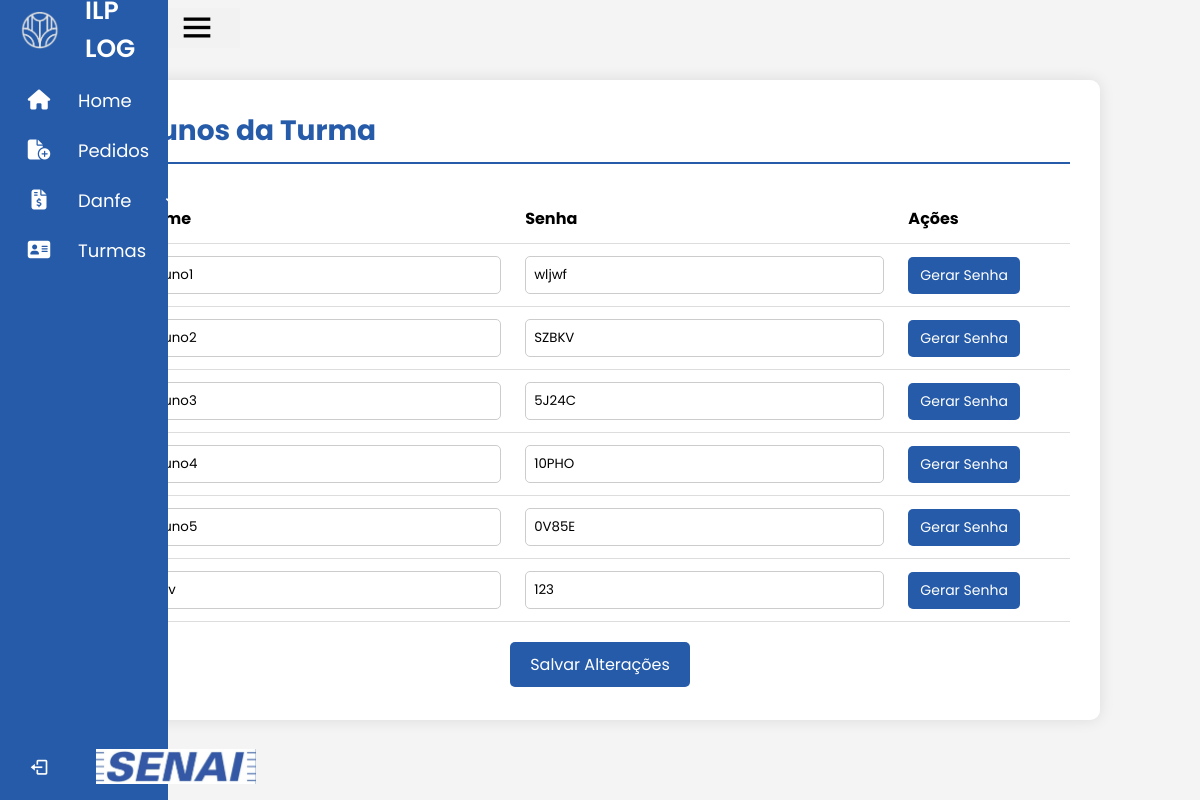
/SENAI_LOGISTICA/homeProf/turmas/alunos.php?turma_id=24 (signed in), run on an earlier commit of the app's database.
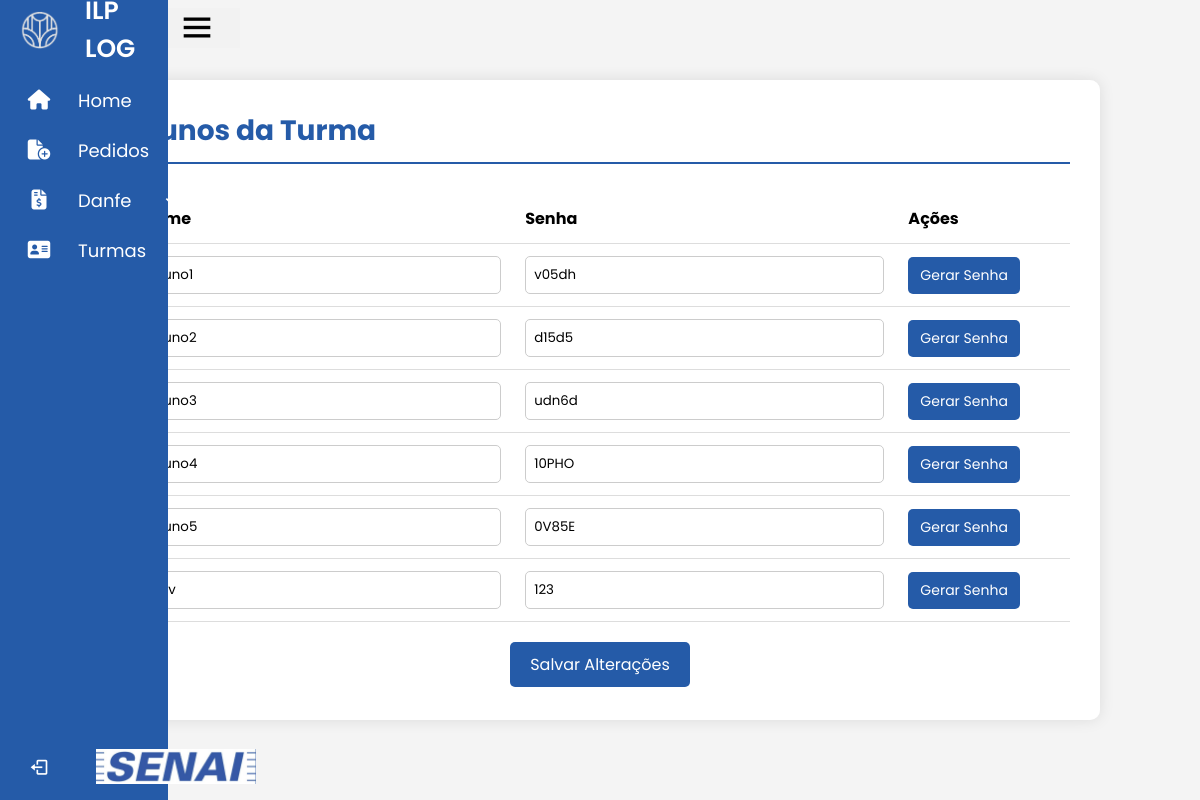
And on a later commit of the database.
### tables this page shows
CREATE TABLE `alunos` (
  `id` int(11) NOT NULL,
  `nome` varchar(60) NOT NULL,
  `senha` varchar(255) NOT NULL,
  `turma_id` int(11) NOT NULL
);

### SENAI_LOGISTICA/homeProf/turmas/alunos.php (the view, shortened to what this page needs)
<?php
include "../../sidebarPROF.php";
$hostname = "127.0.0.1";
$user = "root";
$password = "root";
$database = "senai";
$conexao = new mysqli($hostname, $user, $password, $database);
$turma_id = $_GET['turma_id'] ?? '';
$sql = "SELECT * FROM `alunos` WHERE `turma_id` = '$turma_id'";
$resultado = $conexao->query($sql);
?>
<!DOCTYPE html>
<html lang="en">
<head>
</head>
<body>
    <div class="container">
        <div class="header">
        <h1>Alunos da Turma</h1>
        </div>
        <form method="post" action="salvar_alunos.php">
            <div class="divTable">
                <table>
                    <thead>
                        <tr>
                            <th>Nome</th>
                            <th>Senha</th>
                            <th>Ações</th>
                        </tr>
                    </thead>
                    <tbody>
                        <?php while ($row = $resultado->fetch_assoc()): ?>
                            <tr>
                                <td>
                                    <input type="text" name="nome[]" value="<?= htmlspecialchars($row['nome']) ?>" required>
                                </td>
                                <td>
                                    <input type="text" name="senha[]" value="<?= htmlspecialchars($row['senha']) ?>" required>
                                </td>
                                <td>
                                    <button type="button" class="button-action" onclick="gerarSenha(this)">Gerar Senha</button>
                                </td>
                            </tr>
                        <?php endwhile; ?>
                    </tbody>
                </table>
            </div>
            <button class="button-79" type="submit">Salvar Alterações</button>
        </form>
    </div>
</body>
</html>

### SENAI_LOGISTICA/sidebarPROF.php (shortened to what this page needs)
<!DOCTYPE html>
<html lang="en">
<head>
    <link href='https://unpkg.com/boxicons@2.1.4/css/boxicons.min.css' rel='stylesheet'>
    <link rel="stylesheet" href="https://cdnjs.cloudflare.com/ajax/libs/font-awesome/6.5.2/css/all.min.css">
</head>
<body>
<div class="sidebar">
    <div class="logo-details">
        <img class="img1" src="/ILP_LOG/SENAI_LOGISTICA/imagens/ILP ICONE BRANCO sf.png" alt="LUCAS">
        <span class="logo_name">ILP LOG</span>
    </div>
    <ul class="nav-links">
        <li>
            <a href="http://localhost/ILP_LOG/SENAI_LOGISTICA/homeProf/">
                <i class="fa-solid fa-house"></i>
                <span class="link_name">Home</span>
            </a>
        </li>
        <li>
            <div class="iocn-links">
                <a class="hrefs">
                    <i class="fa-solid fa-file-circle-plus"></i>
                    <span style="pointer-events: none;" class="link_name">Pedidos</span>
                </a>
                <i class='bx bx-chevron-down arrow'></i>
            </div>
        </li>
        <li>
            <div class="iocn-links">
                <a class="hrefs">
                    <i class="fa-solid fa-file-invoice-dollar"></i>
                    <span style="pointer-events: none;" class="link_name">Danfe</span>
                </a>
                <i class='bx bx-chevron-down arrow'></i>
            </div>
        </li>
        <li>
        <li>
            <div class="iocn-links">
                <a class="hrefs">
                    <i class="fa-solid fa-address-card"></i>
                    <span style="pointer-events: none;" class="link_name">Turmas</span>
                </a>
                <i class='bx bx-chevron-down arrow'></i>
            </div>
        </li>
        <li>
            <form action='/ILP_LOG/SENAI_LOGISTICA/logoutProcess.php' method="POST" style="display:inline;">
            <button type="submit" style="border: none; background: none; padding: 0; cursor: pointer;">
                <div class="profile-details">
                    <i class='bx bx-log-out'></i>
                    <img src="/ILP_LOG/SENAI_LOGISTICA/imagens/senai-logo-1.png" alt="senai">
                </div>
            </button>
            </form>
        </li>
    </ul>
    </div>
    <section class="home-section">
        <i class='bx bx-menu'></i>
    </section>
</body>
</html>

### SENAI_LOGISTICA/sidebarPROF.php (style rules this page uses)
* { font-family: "Poppins", sans-serif; box-sizing: border-box; padding: 0; margin: 0; }
.sidebar { position: fixed; top: 0; left: 0; height: 100%; width: 14%; background: #255ba8; z-index: 100; transition: all 0.5s ease; }
.sidebar .logo-details .img1 { height: 40px; width: 40px; margin-left: 20px; }
.sidebar .logo-details { margin-bottom: 15px; height: 60px; width: 100%; display: flex; align-items: center; }
.sidebar .logo-details .logo_name { margin-left: 25px; font-size: 25px; color: #fff; font-weight: 600; transition: 0.3s ease; transition-delay: 0.1s; }
.sidebar .nav-links { height: 100%; padding-top: 30px 0 150px 0; }
.sidebar .nav-links li { position: relative; list-style: none; transition: all 0.4s ease; }
.sidebar .nav-links .iocn-links { display: flex; align-items: center; justify-content: space-between; }
.sidebar .nav-links li i { height: 50px; min-width: 78px; text-align: center; line-height: 50px; color: #fff; font-size: 20px; cursor: pointer; transition: all 0.3s ease; }
.sidebar .nav-links li a { text-decoration: none; display: flex; align-items: center; z-index: 1; }
.sidebar .nav-links li a .link_name { font-size: 18px; font-weight: 400; color: #fff; z-index: 2; }
.sidebar .profile-details { position: fixed; bottom: 0; width: 280px; display: flex; align-items: center; justify-content: space-between; padding: 6px 0; transition: all 0.5s ease; }
.sidebar .profile-details img { height: 55px; width: 180px; object-fit: cover; margin: 0 14px 0 12px; padding: 10px; transition: all 0.5s ease; margin-left: -15px; }
.home-section { position: absolute; width: 15%; left: 5%; top: 1%; display: flex; background-color: #f2f2f2; transition: all 0.5s ease; }
.home-section .bx-menu { position: relative; left: 65%; cursor: pointer; font-size: 2.5rem; transition: all 0.5s ease; }

### SENAI_LOGISTICA/homeProf/turmas/alunos.php (style rules this page uses)
body { font-family: Arial, sans-serif; background-color: #f4f4f4; margin: 0; padding: 0; display: flex; justify-content: center; align-items: center; height: 100vh; }
.container { width: 100%; max-width: 1000px; background-color: white; padding: 30px; border-radius: 10px; box-shadow: 0 0 15px rgba(0, 0, 0, 0.1); box-sizing: border-box; max-height: 80vh; overflow-y: auto; }
.header { display: flex; justify-content: space-between; align-items: center; border-bottom: 2px solid rgb(37, 91, 168); padding-bottom: 10px; margin-bottom: 30px; }
.header h1 { color: rgb(37, 91, 168); font-size: 28px; margin: 0; }
.button-79 { margin-top: 20px; display: block; margin: 20px auto; padding: 10px 20px; background-color: rgb(37, 91, 168); color: white; border: none; border-radius: 5px; cursor: pointer; text-align: center; font-size: 16px; transition: background-color 0.3s ease; }
table { width: 100%; border-collapse: collapse; margin-top: 20px; }
th, td { padding: 12px; text-align: left; border-bottom: 1px solid #ddd; }
th { color: black; font-size: 16px; }
td { font-size: 14px; }
td input { border: 1px solid #ccc; border-radius: 5px; padding: 8px; width: 100%; box-sizing: border-box; }
.button-action { background-color: rgb(37, 91, 168); color: white; border: none; padding: 8px 12px; border-radius: 5px; cursor: pointer; font-size: 14px; transition: background-color 0.3s ease; }

What changed in the data, as far as the page shows it:
changed alunos "aluno1": senha "wljwf" → "v05dh"
changed alunos "aluno2": senha "SZBKV" → "d15d5"
changed alunos "aluno3": senha "5J24C" → "udn6d"
